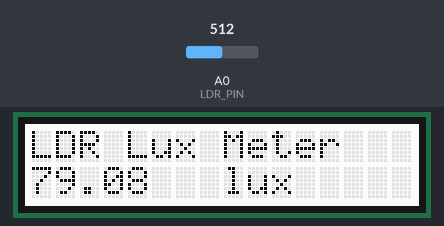
A sketch run on a simulated Arduino Uno, built with avr-gcc and run on an emulated ATmega328P. Shown: 16×2 character LCD. Inputs (shaded band) come from the test bench; at power-on: A0 (LDR_PIN) = 512. What the sketch prints to the serial monitor is not drawn.

Above: at 2.8 s.
2.9 s: A0 (LDR_PIN) set to 1014
At 3.9 s:
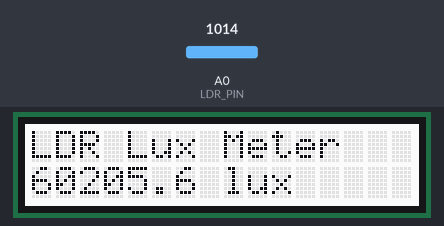
4.5 s: A0 (LDR_PIN) set to 1023
At 5.7 s:
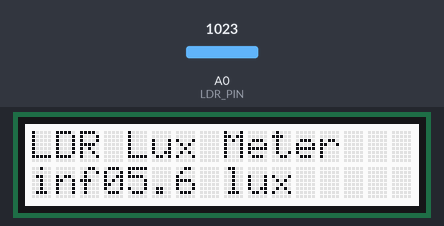
6.1 s: A0 (LDR_PIN) set to 716
At 7.4 s:
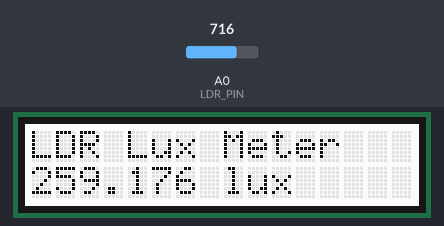
7.7 s: A0 (LDR_PIN) set to 900
At 9.1 s:
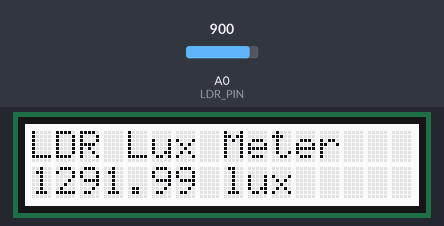
Timing chart, 0 to 10.3 s (numbered marks = the images above; inputs shaded):
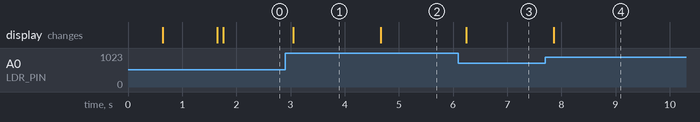

Measured:
- the behaviour switches between 1022 and 1023 on A0 (LDR_PIN) (found by bisection; images 1 and 2)
- after the input at 2.9 s, the display: changes after 0.15 s (image 1)
- after the input at 4.5 s, the display: changes after 0.16 s (image 2)
- after the input at 6.1 s, the display: changes after 0.14 s (image 3)
- after the input at 7.7 s, the display: changes after 0.15 s (image 4)

The sketch:

LuxMeterFromLDR.ino
```cpp
/*
 *  LDR Lux Meter
 *
 *  This sketch calculates the lux from a voltage reading
 *
 *  The hardware connected to Analog Pin 0 should be a voltage divider circuit between an LDR and a
 *  resistor (nominally 5kohm).  The resistor should be connected to ground and the LDR should be
 *  connected to 5V.  The point in between should be connected to Analog Pin 0.
 *  1) Calculate voltage based on reading
 *  2) Calculate resistance of LDR based on voltage
 *  3) Calculate the lux that must be falling on LDR based on the resistance
 *
 *  The lux reading is then output to an Adafruit LCD shield.
 *  Created Dec. 4, 2015
 *  By David Williams
*/


#include <Wire.h>
//  I2C and LCD Shield libraries
#include <Adafruit_MCP23017.h>
#include <Adafruit_RGBLCDShield.h>


// The shield uses the I2C SCL and SDA pins. On classic Arduinos
// this is Analog 4 and 5 so you can't use those for analogRead() anymore
// However, you can connect other I2C sensors to the I2C bus and share
// the I2C bus.
Adafruit_RGBLCDShield lcd = Adafruit_RGBLCDShield();

// These #defines make it easy to set the backlight color
#define RED 0x1
#define YELLOW 0x3
#define GREEN 0x2
#define TEAL 0x6
#define BLUE 0x4
#define VIOLET 0x5
#define WHITE 0x7

// These constants, define values needed for the LDR readings and ADC
#define LDR_PIN                   0
#define MAX_ADC_READING           1023
#define ADC_REF_VOLTAGE           5.0
#define REF_RESISTANCE            5030  // measure this for best results
#define LUX_CALC_SCALAR           12518931
#define LUX_CALC_EXPONENT         -1.405


/**************************************************************************/
/*
    Configure the LCD to be 16 char by 2 rows.
    Background is set to white.
    LCD says hello and please wait.
*/
/**************************************************************************/
void configureLCD(void)
{
  // set up the LCD's number of columns and rows:
  lcd.begin(16, 2);
  lcd.setBacklight(WHITE);

  // Print a message to the LCD. We track how long it takes since
  // this library has been optimized a bit and we're proud of it :)
  //int time = millis();
  lcd.print(F("Initializing!"));
  delay(555);

  lcd.setCursor(0,1);
  lcd.print(F("Please wait..."));

  //time = millis() - time;
  //Serial.print("Took "); Serial.print(time); Serial.println(" ms");

  delay(1000);
  lcd.clear();
}


/**************************************************************************/
/*
    Arduino setup function (automatically called at startup)
*/
/**************************************************************************/
void setup(void)
{
  Serial.begin(9600);
  Serial.println(F("Light Sensor Test")); Serial.println("");

  /* Setup the LCD to be ready to display */
  configureLCD();

  /* We're ready to go! */
  Serial.println(F("Sensor, LCD and SD Card are Configured."));
}


/**************************************************************************/


/**************************************************************************/
void loop(void)
{

  int   ldrRawData;
  float resistorVoltage, ldrVoltage;
  float ldrResistance;
  float ldrLux;

  // Perform the analog to digital conversion
  ldrRawData = analogRead(LDR_PIN);

  // RESISTOR VOLTAGE_CONVERSION
  // Convert the raw digital data back to the voltage that was measured on the analog pin
  resistorVoltage = (float)ldrRawData / MAX_ADC_READING * ADC_REF_VOLTAGE;

  // voltage across the LDR is the 5V supply minus the 5k resistor voltage
  ldrVoltage = ADC_REF_VOLTAGE - resistorVoltage;

  // LDR_RESISTANCE_CONVERSION
  // resistance that the LDR would have for that voltage
  ldrResistance = ldrVoltage/resistorVoltage * REF_RESISTANCE;

  // LDR_LUX
  // Change the code below to the proper conversion from ldrResistance to
  // ldrLux
  ldrLux = LUX_CALC_SCALAR * pow(ldrResistance, LUX_CALC_EXPONENT);

  // print out the results
  Serial.print("LDR Raw Data   : "); Serial.println(ldrRawData);
  Serial.print("LDR Voltage    : "); Serial.print(ldrVoltage); Serial.println(" volts");
  Serial.print("LDR Resistance : "); Serial.print(ldrResistance); Serial.println(" Ohms");
  Serial.print("LDR Illuminance: "); Serial.print(ldrLux); Serial.println(" lux");

  // Print out the LDR Illuminance to the LCD
  lcd.setCursor(0,0); // set cursor to column 0, line 1
  lcd.print("LDR Lux Meter");

  lcd.setCursor(0,1); // set cursor to column 0, line 2
  lcd.print(ldrLux);
  lcd.setCursor(7, 1); // set cursor to column 4, line 1
  lcd.print(" lux");

  delay(250);
}
```
